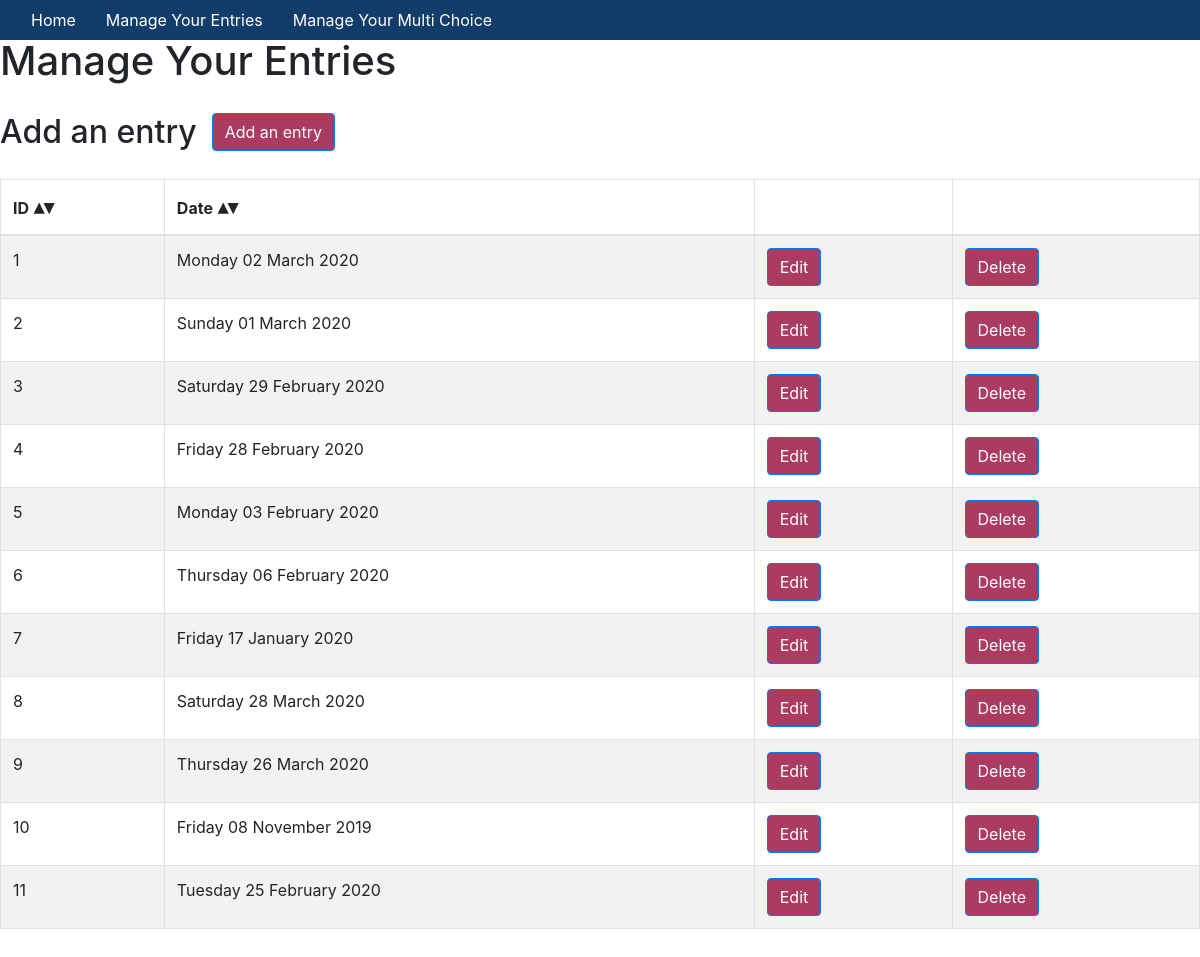
The page /manage on the database as committed earlier.
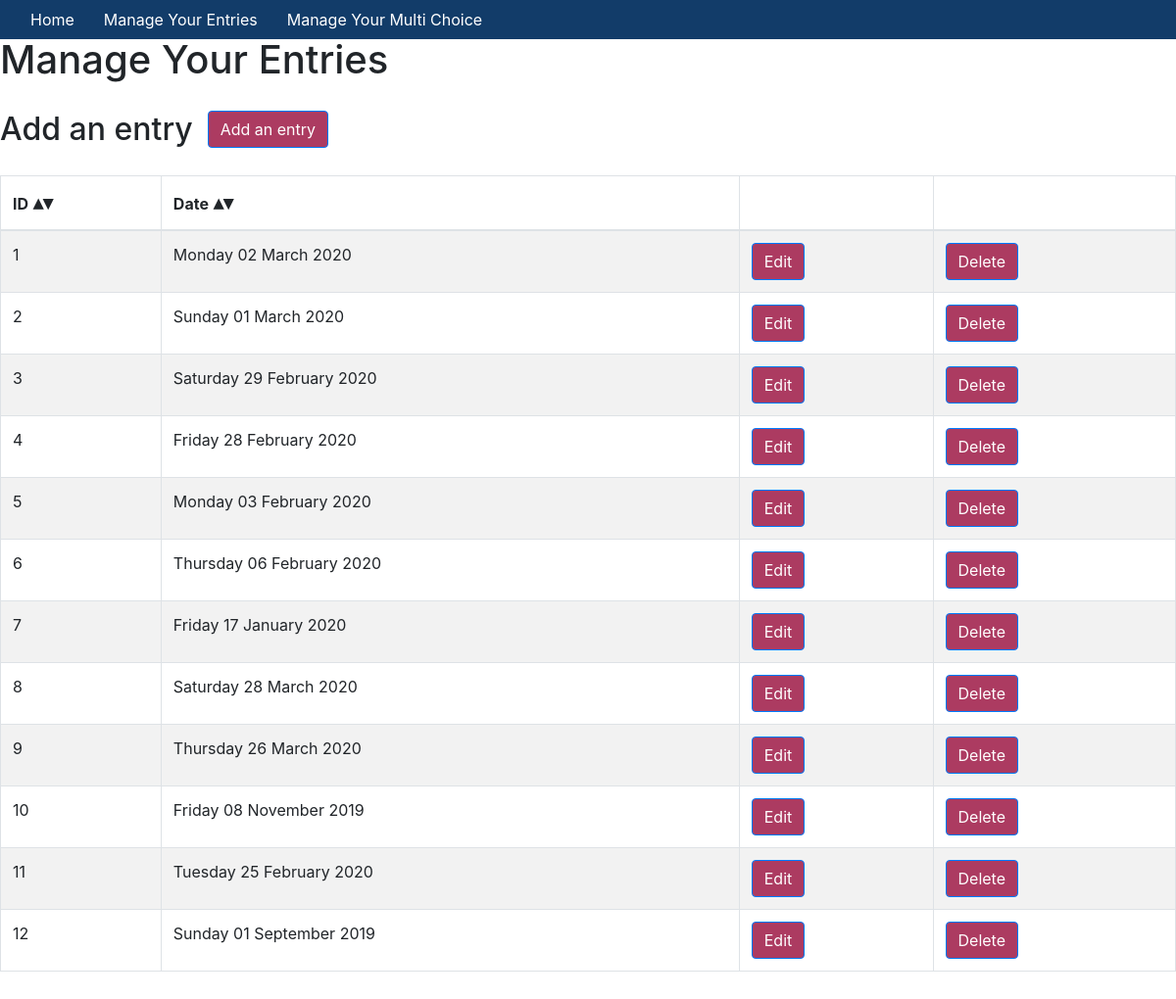
The same page on the database as committed later.
### app/models.py (models this page shows, shortened)
class JournalEntry(db.Model):
    id = db.Column(db.Integer, primary_key=True)
    date = db.Column(db.Date, default=datetime.datetime.now(), unique=True, index=True)
    steps = db.Column(db.Integer)
    description = db.Column(db.Text())
    yoga = db.Column(db.Boolean, default=False)
    running = db.Column(db.Boolean, default=False)
    strength_training = db.Column(db.Boolean, default=False)
    tai_chi = db.Column(db.Boolean, default=False)
    user_id = db.Column(db.Integer, db.ForeignKey('user.id'))
    def show_pretty_date(self):
        entry_date = self.date.strftime("%A %d %B %Y")
        return entry_date

### app/routes.py (the view)
@app.route('/manage')
def manage_entries():
    entries = JournalEntry.query.all()
    return render_template('manage.html', title="Manage Your Entries", entries=entries)

### app/templates/manage.html (shortened to what this page needs)
{% extends "base.html" %} {% block content %}
<div class='container-fluid'>
    <div class="row">
        <h1>{{title}}</h1>
    </div>
    <div class="row">
        <h2>Add an entry</h2>
        <div class="col-sm-3 add-form">
            <button type="button" class="btn btn-primary" data-toggle="modal" data-target="#myAddModal">Add an entry
            </button>
            </div>
        </div>
    </div>
    <div class="row">
        <table class="table table-striped table-bordered sortable">
            <thead>
                <th>ID</th>
                <th>Date</th>
                <th class="sorttable_nosort"></th>
                <th class="sorttable_nosort"></th>
            </thead>
            <tbody>
                {% for entry in entries%}
                <tr>
                    <td>{{entry.id}}</td>
                    <td>{{entry.show_pretty_date()}}</td>
                    <td>
                        <button type="button" class="btn btn-primary" data-toggle="modal" data-target="#myEditModal{{entry.id}}">Edit
                    </button>
                        </div>
                    </td>
                    <td>
                        <button type="button" class="btn btn-primary" data-toggle="modal" data-target="#myDeleteModal{{entry.id}}">Delete
    </button>
                    </td>
                </tr>
                {% endfor %}
{% endblock %}å

### app/templates/base.html (shortened to what this page needs)
<!DOCTYPE html>
<html lang="en">
<head>
    <link rel="stylesheet" href="../static/css/styles.css">
    <link rel="stylesheet" href="https://stackpath.bootstrapcdn.com/bootstrap/4.4.1/css/bootstrap.min.css">
    <link href="https://gitcdn.github.io/bootstrap-toggle/2.2.2/css/bootstrap-toggle.min.css" rel="stylesheet">
</head>
<body>
    <div class="header">
        <nav class="navbar fixed-top navbar-expand-sm">
            <div class="collapse navbar-collapse" id="navbarMenu">
                <ul class="navbar-nav">
                    <li><a href="/">Home</a></li>
                    <li><a href="/manage">Manage Your Entries</a></li>
                    <li><a href="/multi">Manage Your Multi Choice</a></li>
                </ul>
            </div>
        </nav>
    </div>
    <hr> {% block content %}{% endblock %}
</body>
</html>

### app/static/css/styles.css (style rules this page uses)
.row { margin: 20px; }
nav { background-color: #123C69; }
nav a { color: white; padding: 15px }
.navbar-nav { list-style-type: none; }
button { margin: 10px; background-color: #AC3B61 }
.btn.btn-primary { background-color: #AC3B61 }
table.sortable th:not(.sorttable_sorted):not(.sorttable_sorted_reverse):not(.sorttable_nosort):after { content: " \25B4\25BE"; font-size: 20px }

Rows that differ between the two databases and show on the page:
added JournalEntry: id "12", show_pretty_date "Sunday 01 September 2019"
